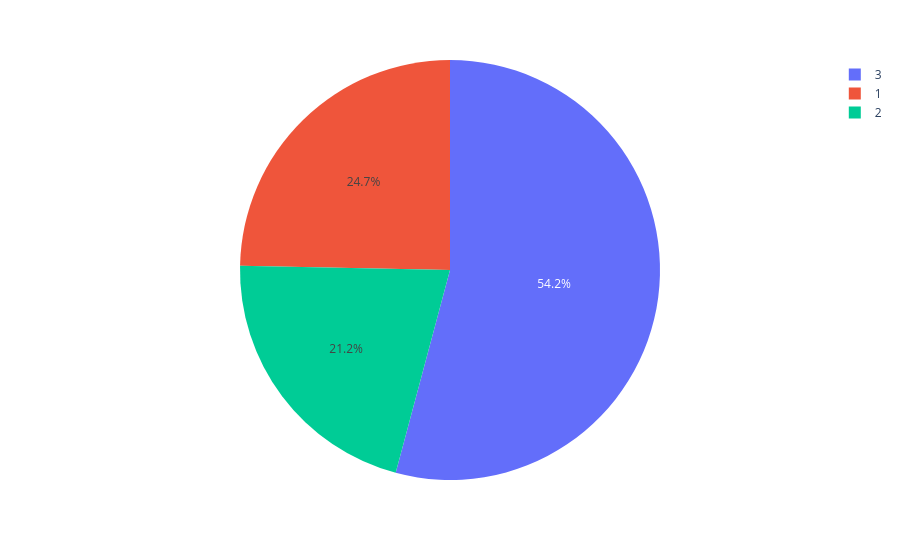

The cell this chart's notebook holds for it:
### Code cell
# Avec plotly.express 
# ------------------------------
px.pie(df, names='classe')

### Figure 1 — Plotly figure (JSON) as saved in the notebook; plotly's stock layout.template omitted (floating-point values rounded to 4 significant figures; data arrays with more than 128 entries replaced by an {"elided": "..."} marker saying what was removed)
{"data": [{"domain": {"x": [0, 1], "y": [0, 1]}, "hovertemplate": "classe=%{label}<extra></extra>", "labels": {"elided": "1309 int values"}, "legendgroup": "", "name": "", "showlegend": true, "type": "pie"}], "layout": {"legend": {"tracegroupgap": 0}, "margin": {"t": 60}}}
